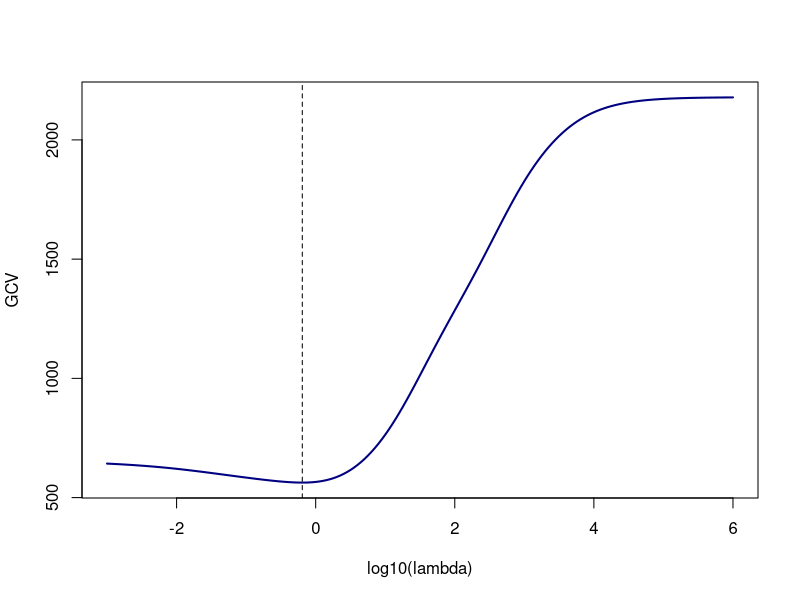

The R source for this figure:
## ---- chunk 1
knitr::opts_chunk$set(echo = TRUE, message = FALSE, warning = FALSE,
                      fig.width = 7, fig.height = 4.2)
## ---- chunk 2
library(MASS)
library(splines)
library(mgcv)
data(mcycle)
x <- mcycle$times
y <- mcycle$accel
n <- length(y)
## ---- chunk 3
bspl <- function(x, t, j, q) {
  if (q == 0) return(as.numeric(t[j] <= x & x < t[j + 1]))
  a <- (x - t[j]) / (t[j + q] - t[j])
  b <- (t[j + q + 1] - x) / (t[j + q + 1] - t[j + 1])
  a * bspl(x, t, j, q - 1) + b * bspl(x, t, j + 1, q - 1)
}
t <- -3:8                                   # integer knots
vals <- sapply(1:8, function(j) bspl(1.5, t, j, 3))
round(vals, 5)                              # 1/48, 23/48, 23/48, 1/48
sum(vals)                                   # partition of unity
splineDesign(t, 1.5, ord = 4)               # same values from the splines package
## ---- chunk 4
bbase <- function(x, xl = min(x) - 0.01, xr = max(x) + 0.01, nseg = 20, bdeg = 3) {
  dx <- (xr - xl) / nseg
  knots <- seq(xl - bdeg * dx, xr + bdeg * dx, by = dx)
  B <- splineDesign(knots, x, ord = bdeg + 1, outer.ok = TRUE)
  attr(B, "knots") <- knots
  B
}
B <- bbase(x)
dim(B)                                      # nseg + bdeg = 23 columns
range(rowSums(B))                           # every row sums to 1
max(rowSums(B > 0))                         # at most bdeg + 1 = 4 non-zero per row
## ---- chunk 5
D1 <- diff(diag(5), differences = 1); D1
D2 <- diff(diag(5), differences = 2); D2
crossprod(D2)                               # D'D: banded, rank c - d
## ---- chunk 6
psfit <- function(B, y, lambda, d = 2) {
  D <- diff(diag(ncol(B)), differences = d)
  A <- crossprod(B) + lambda * crossprod(D)
  theta <- solve(A, crossprod(B, y))
  S <- B %*% solve(A, t(B))                  # n x n smoother matrix
  f <- drop(B %*% theta)
  n <- length(y); edf <- sum(diag(S)); rss <- sum((y - f)^2)
  list(theta = drop(theta), f = f, S = S, edf = edf, rss = rss,
       gcv = n * rss / (n - edf)^2,
       aic = n * log(rss / n) + 2 * edf,
       sigma = sqrt(rss / (n - edf)))
}
sapply(c(0.01, 1, 100, 1e4), function(l) round(psfit(B, y, l)$edf, 2))
## ---- chunk 7
loglam <- seq(-3, 6, by = 0.05)
crit <- t(sapply(loglam, function(l) {
  p <- psfit(B, y, 10^l)
  c(edf = p$edf, GCV = p$gcv, AIC = p$aic)
}))
opt <- optimize(function(l) psfit(B, y, 10^l)$gcv, c(-3, 6))
fit <- psfit(B, y, 10^opt$minimum)
c(log10_lambda = opt$minimum, lambda = 10^opt$minimum, edf = fit$edf,
  GCV = fit$gcv, sigma = fit$sigma)
loglam[which.min(crit[, "AIC"])]           # AIC picks almost the same lambda
plot(loglam, crit[, "GCV"], type = "l", lwd = 2, col = "navy",
     xlab = "log10(lambda)", ylab = "GCV")
abline(v = opt$minimum, lty = 2)
## ---- chunk 8
g <- gam(accel ~ s(times, bs = "ps", k = ncol(B), m = c(2, 2)), data = mcycle,
         knots = list(times = attr(B, "knots")), method = "GCV.Cp")
c(edf_mgcv = sum(g$edf), edf_hand = fit$edf,
  gcv_mgcv = g$gcv.ubre, gcv_hand = fit$gcv,
  max_abs_diff_fit = max(abs(fitted(g) - fit$f)))
## ---- chunk 9
c(edf_small_lambda = psfit(B, y, 1e-8)$edf, edf_huge_lambda = psfit(B, y, 1e10)$edf)
y_lin <- 3 + 2 * x
y_quad <- (x - 25)^2 / 10
c(linear_d2 = max(abs(psfit(B, y_lin, 1e3, d = 2)$f - y_lin)),
  linear_d1 = max(abs(psfit(B, y_lin, 1e3, d = 1)$f - y_lin)),
  quad_d2 = max(abs(psfit(B, y_quad, 1e3, d = 2)$f - y_quad)),
  quad_d3 = max(abs(psfit(B, y_quad, 1e3, d = 3)$f - y_quad)))
## ---- chunk 10
f <- fit$f
rbind(data = c(sum(y), sum(x * y), sum(x^2 * y)),
      fit = c(sum(f), sum(x * f), sum(x^2 * f)))
## ---- chunk 11
set.seed(2022)
ns <- 200
xs <- seq(0, 1, length.out = ns)
fs <- sin(3 * pi * xs)
ys <- fs + rnorm(ns, 0, 0.1)
Bs <- bbase(xs)
opt_s <- optimize(function(l) psfit(Bs, ys, 10^l)$gcv, c(-4, 4))
fit_s <- psfit(Bs, ys, 10^opt_s$minimum)
c(edf = fit_s$edf, sigma_hat = fit_s$sigma, rmse_vs_truth = sqrt(mean((fit_s$f - fs)^2)))
